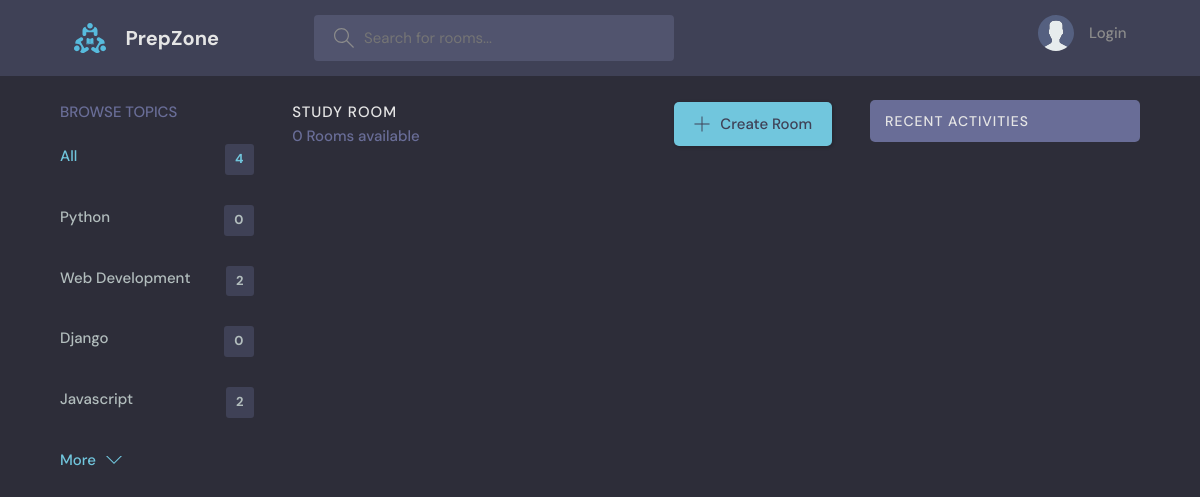
The app's page /?q=Python, older data.
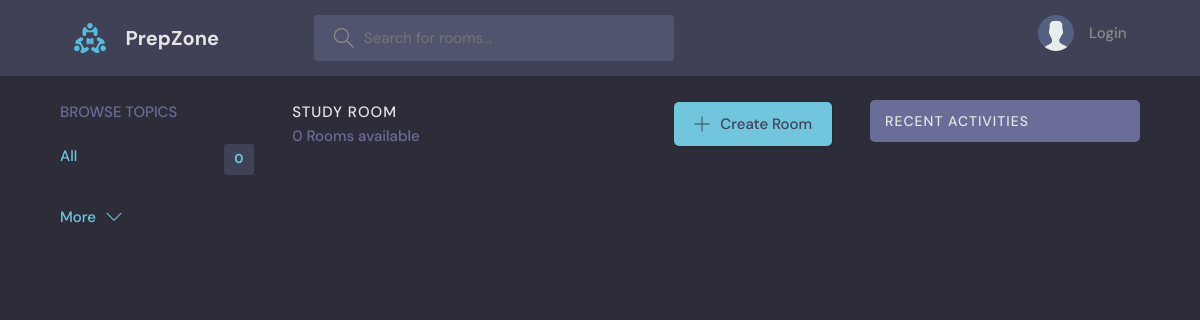
The same page, newer data.
### base/models.py (models this page shows, shortened)
class Topic(models.Model):
     name = models.CharField(max_length=200)

### base/views.py (the view)
# urls.py: path('',views.home,name="home"),
def home(request):
    q = request.GET.get('q') if request.GET.get('q') != None else ''
    rooms = Room.objects.filter(
        Q(topic__name__icontains=q) |
        Q(name__icontains=q) |
        Q(description__icontains=q)
    )
    topics = Topic.objects.all()[0:5]
    room_count = rooms.count()
    room_messages = Message.objects.filter(Q(room__topic__name__icontains=q))
    context = {'rooms':rooms,'topics':topics,'room_count':room_count,'room_messages':room_messages,'room_count':room_count}
    return render(request,'base/home.html',context)

### base/templates/base/home.html (shortened to what this page needs)
{% extends 'main.html' %}
{% block content %}
<main class="layout layout--3">
  <div class="container">
     {% include 'base/topics_component.html' %}
    <div class="roomList">
      <div class="roomList__header">
        <div>
          <h2>Study Room</h2>
          <p>{{room_count}} Rooms available</p>
        </div>
        <a class="btn btn--main" href="{% url 'create-room' %}">
          <svg version="1.1" xmlns="http://www.w3.org/2000/svg" width="32" height="32" viewBox="0 0 32 32">
            <title>add</title>
            <path
              d="M16.943 0.943h-1.885v14.115h-14.115v1.885h14.115v14.115h1.885v-14.115h14.115v-1.885h-14.115v-14.115z"
            ></path>
          </svg>
          Create Room
        </a>
      </div>
    </div>
    {% include 'base/activity_component.html' %}
  </div>
</main>
{% endblock content %}

### base/templates/base/topics_component.html
<div class="topics">
    <div class="topics__header">
    <h2>Browse Topics</h2>
    </div>
    <ul class="topics__list">
    <li>
        <a href="{% url 'home' %}" class="active">All <span>{{topics.count}}</span></a>
    </li>
    {% for topic in topics %}
    <li>
        <a href="{% url 'home' %}?q={{topic.name}}">{{topic.name}}<span>{{topic.room_set.all.count}}</span></a>
    </li>
    {% endfor %}
    </ul>
    <a class="btn btn--link" href="{% url 'topics' %}">
    More
    <svg version="1.1" xmlns="http://www.w3.org/2000/svg" width="32" height="32" viewBox="0 0 32 32">
        <title>chevron-down</title>
        <path d="M16 21l-13-13h-3l16 16 16-16h-3l-13 13z"></path>
    </svg>
    </a>
</div>

Row changes from the older to the newer data that the page shows:
removed Topic: name "Python", room_set.all.count "0"
removed Topic: name "Web Development", room_set.all.count "2"
removed Topic: name "Django", room_set.all.count "0"
removed Topic: name "Javascript", room_set.all.count "2"
Text that changed along with them:
{{ topics.count }}: "4" → "0"
